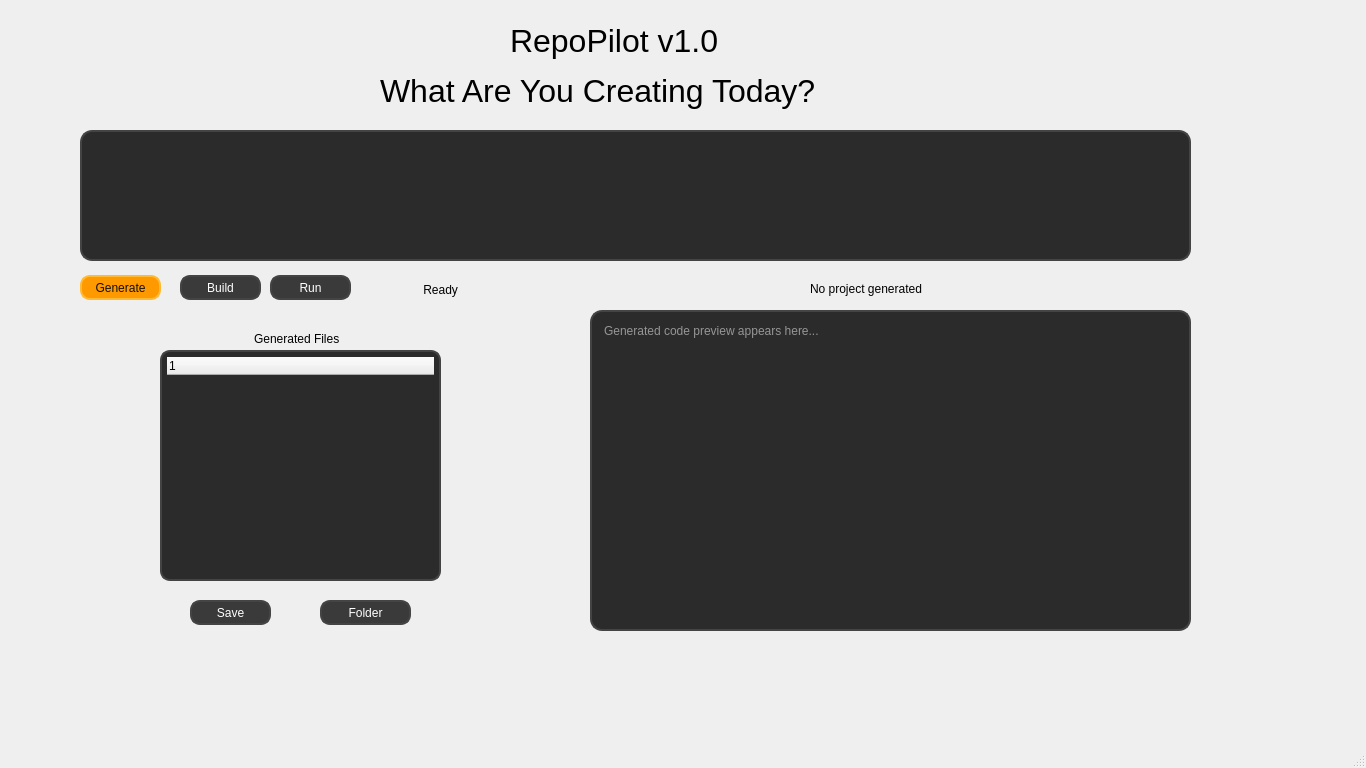
<?xml version="1.0" encoding="UTF-8"?>
<ui version="4.0">
 <class>MainWindow</class>
 <widget class="QMainWindow" name="MainWindow">
  <property name="geometry">
   <rect>
    <x>0</x>
    <y>0</y>
    <width>1366</width>
    <height>768</height>
   </rect>
  </property>
  <property name="windowTitle">
   <string>MainWindow</string>
  </property>
  <widget class="QWidget" name="centralwidget">
   <widget class="QPushButton" name="pushButton">
    <property name="geometry">
     <rect>
      <x>80</x>
      <y>275</y>
      <width>81</width>
      <height>25</height>
     </rect>
    </property>
    <property name="styleSheet">
     <string notr="true">QPushButton {
    background-color: #ff9900;
    color: #101010;
    border: 2px solid #ffbb33;
    border-radius: 10px;
    padding: 6px 12px;
}

QPushButton:hover {
    background-color: #ffb733;
    border: 2px solid #ffd166;
}

QPushButton:pressed {
    background-color: #dd8800;
    padding-top: 8px;
    padding-left: 14px;
}
QPushButton:disabled {
    background-color: #4a3920;
    color: #99815c;


    border: 2px dashed #775500;

    font-style: italic;
}</string>
    </property>
    <property name="text">
     <string>Generate</string>
    </property>
   </widget>
   <widget class="QTreeWidget" name="fileTree">
    <property name="geometry">
     <rect>
      <x>160</x>
      <y>350</y>
      <width>281</width>
      <height>231</height>
     </rect>
    </property>
    <property name="styleSheet">
     <string notr="true">QTreeWidget {
    background-color: #2b2b2b;
    color: #ffffff;
    border: 2px solid #444;
    border-radius: 10px;
    padding: 5px;
    outline: 0;
    alternate-background-color: #333333;
}

QTreeWidget::item {
    padding: 6px;
    border-radius: 6px;
}

QTreeWidget::item:selected {
    background-color: #ffaa00;
    color: #1e1e1e;
}

QTreeWidget::item:hover {
    background-color: #3a3a3a;
}</string>
    </property>
    <column>
     <property name="text">
      <string notr="true">1</string>
     </property>
    </column>
   </widget>
   <widget class="QPlainTextEdit" name="promptInput">
    <property name="geometry">
     <rect>
      <x>80</x>
      <y>130</y>
      <width>1111</width>
      <height>131</height>
     </rect>
    </property>
    <property name="styleSheet">
     <string notr="true">QPlainTextEdit {
    background-color: #2b2b2b;
    color: #ffffff;
    border: 2px solid #444;
    border-radius: 12px;
    padding: 8px;
}

QPlainTextEdit:focus {
    border: 2px solid #ffaa00;
}</string>
    </property>
    <property name="plainText">
     <string/>
    </property>
    <property name="placeholderText">
     <string>Describe your project... e.g. Create a Qt calculator using CMake and .ui</string>
    </property>
   </widget>
   <widget class="QLabel" name="label">
    <property name="geometry">
     <rect>
      <x>254</x>
      <y>330</y>
      <width>101</width>
      <height>17</height>
     </rect>
    </property>
    <property name="text">
     <string>Generated Files</string>
    </property>
   </widget>
   <widget class="QLabel" name="label_2">
    <property name="geometry">
     <rect>
      <x>380</x>
      <y>60</y>
      <width>611</width>
      <height>61</height>
     </rect>
    </property>
    <property name="font">
     <font>
      <pointsize>24</pointsize>
     </font>
    </property>
    <property name="text">
     <string>What Are You Creating Today?</string>
    </property>
   </widget>
   <widget class="QPlainTextEdit" name="previewPane">
    <property name="geometry">
     <rect>
      <x>590</x>
      <y>310</y>
      <width>601</width>
      <height>321</height>
     </rect>
    </property>
    <property name="styleSheet">
     <string notr="true">QPlainTextEdit {
    background-color: #2b2b2b;
    color: #ffffff;
    border: 2px solid #444;
    border-radius: 12px;
    padding: 8px;
}

QPlainTextEdit:focus {
    border: 2px solid #ffaa00;
}</string>
    </property>
    <property name="placeholderText">
     <string>Generated code preview appears here...</string>
    </property>
   </widget>
   <widget class="QPushButton" name="saveButton">
    <property name="geometry">
     <rect>
      <x>190</x>
      <y>600</y>
      <width>81</width>
      <height>25</height>
     </rect>
    </property>
    <property name="styleSheet">
     <string notr="true">QPushButton {
    background-color: #3a3a3a;
    color: #ffffff;
    border: 2px solid #444;
    border-radius: 10px;
    padding: 6px 12px;
}

QPushButton:hover {
    background-color: #444444;
    border: 2px solid #ffaa00;
}

QPushButton:pressed {
    background-color: #2b2b2b;
    padding-top: 8px;
    padding-left: 14px;
}
QPushButton:disabled {
    background-color: #181818;
    color: #666666;

    border: 2px dashed #333333;

    font-style: italic;
}</string>
    </property>
    <property name="text">
     <string>Save</string>
    </property>
   </widget>
   <widget class="GradientLabel" name="title">
    <property name="geometry">
     <rect>
      <x>510</x>
      <y>10</y>
      <width>251</width>
      <height>61</height>
     </rect>
    </property>
    <property name="font">
     <font>
      <pointsize>24</pointsize>
     </font>
    </property>
    <property name="text">
     <string>RepoPilot v1.0</string>
    </property>
   </widget>
   <widget class="QPushButton" name="buildButton">
    <property name="geometry">
     <rect>
      <x>180</x>
      <y>275</y>
      <width>81</width>
      <height>25</height>
     </rect>
    </property>
    <property name="styleSheet">
     <string notr="true">QPushButton {
    background-color: #3a3a3a;
    color: #ffffff;
    border: 2px solid #444;
    border-radius: 10px;
    padding: 6px 12px;
}

QPushButton:hover {
    background-color: #444444;
    border: 2px solid #ffaa00;
}

QPushButton:pressed {
    background-color: #2b2b2b;
    padding-top: 8px;
    padding-left: 14px;
}
QPushButton:disabled {
    background-color: #181818;
    color: #666666;

    border: 2px dashed #333333;

    font-style: italic;
}</string>
    </property>
    <property name="text">
     <string>Build</string>
    </property>
   </widget>
   <widget class="QLabel" name="statusLabel">
    <property name="geometry">
     <rect>
      <x>400</x>
      <y>280</y>
      <width>301</width>
      <height>20</height>
     </rect>
    </property>
    <property name="text">
     <string>       Ready</string>
    </property>
   </widget>
   <widget class="QPushButton" name="runButton">
    <property name="geometry">
     <rect>
      <x>270</x>
      <y>275</y>
      <width>81</width>
      <height>25</height>
     </rect>
    </property>
    <property name="styleSheet">
     <string notr="true">QPushButton {
    background-color: #3a3a3a;
    color: #ffffff;
    border: 2px solid #444;
    border-radius: 10px;
    padding: 6px 12px;
}

QPushButton:hover {
    background-color: #444444;
    border: 2px solid #ffaa00;
}

QPushButton:pressed {
    background-color: #2b2b2b;
    padding-top: 8px;
    padding-left: 14px;
}
QPushButton:disabled {
    background-color: #181818;
    color: #666666;

    border: 2px dashed #333333;

    font-style: italic;
}</string>
    </property>
    <property name="text">
     <string>Run</string>
    </property>
   </widget>
   <widget class="QPushButton" name="openFolderButton">
    <property name="geometry">
     <rect>
      <x>320</x>
      <y>600</y>
      <width>91</width>
      <height>25</height>
     </rect>
    </property>
    <property name="styleSheet">
     <string notr="true">QPushButton {
    background-color: #3a3a3a;
    color: #ffffff;
    border: 2px solid #444;
    border-radius: 10px;
    padding: 6px 12px;
}

QPushButton:hover {
    background-color: #444444;
    border: 2px solid #ffaa00;
}

QPushButton:pressed {
    background-color: #2b2b2b;
    padding-top: 8px;
    padding-left: 14px;
}
QPushButton:disabled {
    background-color: #181818;
    color: #666666;

    border: 2px dashed #333333;

    font-style: italic;
}</string>
    </property>
    <property name="text">
     <string>Folder</string>
    </property>
   </widget>
   <widget class="QLabel" name="projectLabel">
    <property name="geometry">
     <rect>
      <x>810</x>
      <y>280</y>
      <width>161</width>
      <height>17</height>
     </rect>
    </property>
    <property name="text">
     <string>No project generated</string>
    </property>
   </widget>
  </widget>
  <widget class="QMenuBar" name="menubar">
   <property name="geometry">
    <rect>
     <x>0</x>
     <y>0</y>
     <width>1366</width>
     <height>22</height>
    </rect>
   </property>
  </widget>
  <widget class="QStatusBar" name="statusbar"/>
 </widget>
 <customwidgets>
  <customwidget>
   <class>GradientLabel</class>
   <extends>QLabel</extends>
   <header location="global">gradientlabel.h</header>
  </customwidget>
 </customwidgets>
 <resources/>
 <connections/>
</ui>
